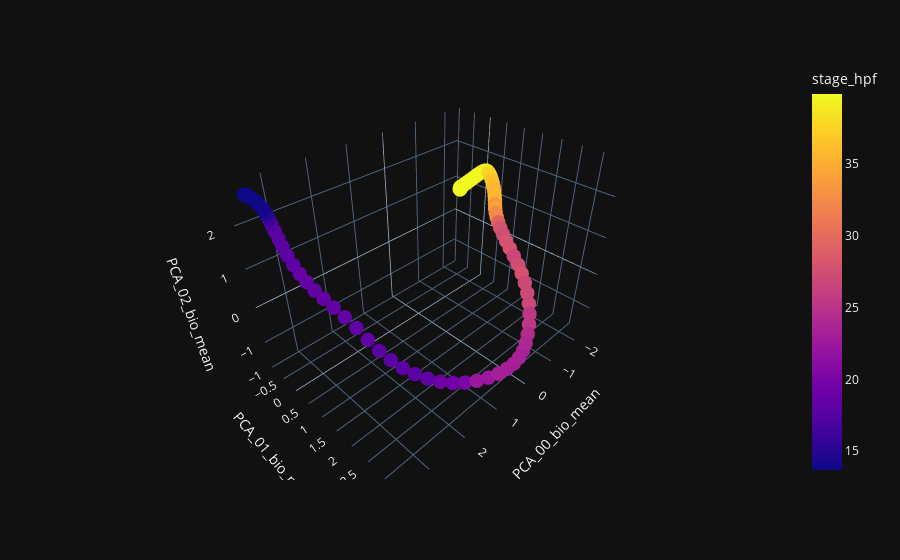

Write notebook code for a chart like this one.
### Code cell
mean_cols = [col for col in morph_spline_pd_df.columns if "_mean" in col]

fig = px.scatter_3d(morph_spline_pd_df, x=mean_cols[0], y=mean_cols[1], z=mean_cols[2], color="stage_hpf")#, hover_data=["timepoint", "snip_id"])
fig.update_traces(marker=dict(size=5))
fig.show()
